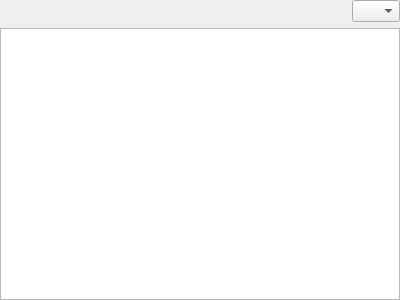
<?xml version="1.0" encoding="UTF-8"?>
<ui version="4.0">
 <class>ZoomableChartWidget</class>
 <widget class="QWidget" name="ZoomableChartWidget">
  <property name="geometry">
   <rect>
    <x>0</x>
    <y>0</y>
    <width>400</width>
    <height>300</height>
   </rect>
  </property>
  <property name="windowTitle">
   <string>Form</string>
  </property>
  <layout class="QGridLayout" name="gridLayout">
   <property name="leftMargin">
    <number>0</number>
   </property>
   <property name="topMargin">
    <number>0</number>
   </property>
   <property name="rightMargin">
    <number>0</number>
   </property>
   <property name="bottomMargin">
    <number>0</number>
   </property>
   <item row="0" column="1">
    <widget class="QComboBox" name="comboBoxZoomMode">
     <property name="maximumSize">
      <size>
       <width>48</width>
       <height>16777215</height>
      </size>
     </property>
    </widget>
   </item>
   <item row="1" column="0" colspan="2">
    <widget class="ZoomableChartView" name="chartView"/>
   </item>
   <item row="0" column="0">
    <spacer name="horizontalSpacer">
     <property name="orientation">
      <enum>Qt::Horizontal</enum>
     </property>
     <property name="sizeHint" stdset="0">
      <size>
       <width>40</width>
       <height>20</height>
      </size>
     </property>
    </spacer>
   </item>
  </layout>
 </widget>
 <customwidgets>
  <customwidget>
   <class>ZoomableChartView</class>
   <extends>QGraphicsView</extends>
   <header>zoomablechartview.h</header>
  </customwidget>
 </customwidgets>
 <resources/>
 <connections/>
</ui>
